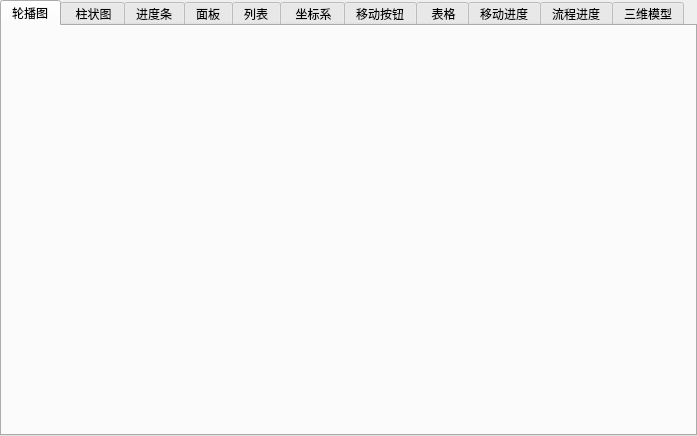
<?xml version="1.0" encoding="UTF-8"?>
<ui version="4.0">
 <class>ControlTabWidget</class>
 <widget class="QWidget" name="ControlTabWidget">
  <property name="geometry">
   <rect>
    <x>0</x>
    <y>0</y>
    <width>697</width>
    <height>436</height>
   </rect>
  </property>
  <property name="maximumSize">
   <size>
    <width>16777215</width>
    <height>16777215</height>
   </size>
  </property>
  <property name="windowTitle">
   <string>Form</string>
  </property>
  <layout class="QVBoxLayout" name="verticalLayout">
   <property name="leftMargin">
    <number>0</number>
   </property>
   <property name="topMargin">
    <number>0</number>
   </property>
   <property name="rightMargin">
    <number>0</number>
   </property>
   <property name="bottomMargin">
    <number>0</number>
   </property>
   <item>
    <widget class="QTabWidget" name="tabWidgetControl">
     <property name="currentIndex">
      <number>0</number>
     </property>
     <widget class="BannaWidget" name="tabBanna">
      <attribute name="title">
       <string>轮播图</string>
      </attribute>
     </widget>
     <widget class="CylinderWidget" name="tabCylinder">
      <attribute name="title">
       <string> 柱状图</string>
      </attribute>
     </widget>
     <widget class="ProgressWidget" name="tabProgress">
      <attribute name="title">
       <string>进度条</string>
      </attribute>
     </widget>
     <widget class="FrameWidget" name="tabFrame">
      <attribute name="title">
       <string>面板</string>
      </attribute>
     </widget>
     <widget class="ListWidget" name="tabList">
      <attribute name="title">
       <string>列表</string>
      </attribute>
     </widget>
     <widget class="PlotWidget" name="tabPlot">
      <attribute name="title">
       <string> 坐标系</string>
      </attribute>
     </widget>
     <widget class="MoveWidget" name="tabMoveButton">
      <property name="styleSheet">
       <string notr="true"/>
      </property>
      <attribute name="title">
       <string>移动按钮</string>
      </attribute>
     </widget>
     <widget class="TableWidget" name="tabTableWidget">
      <attribute name="title">
       <string> 表格</string>
      </attribute>
     </widget>
     <widget class="SliderWidget" name="tabSlider">
      <attribute name="title">
       <string>移动进度</string>
      </attribute>
     </widget>
     <widget class="ProcessWidget" name="tabProcess">
      <attribute name="title">
       <string>流程进度</string>
      </attribute>
     </widget>
     <widget class="OpenglWidget" name="tabOpengl">
      <attribute name="title">
       <string>三维模型</string>
      </attribute>
     </widget>
    </widget>
   </item>
  </layout>
 </widget>
 <customwidgets>
  <customwidget>
   <class>BannaWidget</class>
   <extends>QWidget</extends>
   <header location="global">maincontent/controlwidget/bannacontrol/bannawidget.h</header>
   <container>1</container>
  </customwidget>
  <customwidget>
   <class>CylinderWidget</class>
   <extends>QWidget</extends>
   <header location="global">maincontent/controlwidget/cylindercontrol/cylinderwidget.h</header>
   <container>1</container>
  </customwidget>
  <customwidget>
   <class>ProgressWidget</class>
   <extends>QWidget</extends>
   <header location="global">maincontent/controlwidget/progresscontrol/progresswidget.h</header>
   <container>1</container>
  </customwidget>
  <customwidget>
   <class>FrameWidget</class>
   <extends>QWidget</extends>
   <header location="global">maincontent/controlwidget/framecontrol/framewidget.h</header>
   <container>1</container>
  </customwidget>
  <customwidget>
   <class>PlotWidget</class>
   <extends>QWidget</extends>
   <header location="global">maincontent/controlwidget/plotcontrol/plotwidget.h</header>
   <container>1</container>
  </customwidget>
  <customwidget>
   <class>MoveWidget</class>
   <extends>QWidget</extends>
   <header location="global">maincontent/controlwidget/movecontrol/movewidget.h</header>
   <container>1</container>
  </customwidget>
  <customwidget>
   <class>TableWidget</class>
   <extends>QWidget</extends>
   <header location="global">maincontent/controlwidget/tablecontrol/tablewidget.h</header>
   <container>1</container>
  </customwidget>
  <customwidget>
   <class>SliderWidget</class>
   <extends>QWidget</extends>
   <header location="global">maincontent/controlwidget/slidercontrol/sliderwidget.h</header>
   <container>1</container>
  </customwidget>
  <customwidget>
   <class>OpenglWidget</class>
   <extends>QWidget</extends>
   <header location="global">maincontent/controlwidget/openglcontrol/openglwidget.h</header>
   <container>1</container>
  </customwidget>
  <customwidget>
   <class>ProcessWidget</class>
   <extends>QWidget</extends>
   <header>maincontent/controlwidget/processcontrol/processwidget.h</header>
   <container>1</container>
  </customwidget>
  <customwidget>
   <class>ListWidget</class>
   <extends>QWidget</extends>
   <header>maincontent/controlwidget/listcontrol/listwidget.h</header>
   <container>1</container>
  </customwidget>
 </customwidgets>
 <tabstops>
  <tabstop>tabWidgetControl</tabstop>
 </tabstops>
 <resources/>
 <connections/>
</ui>
